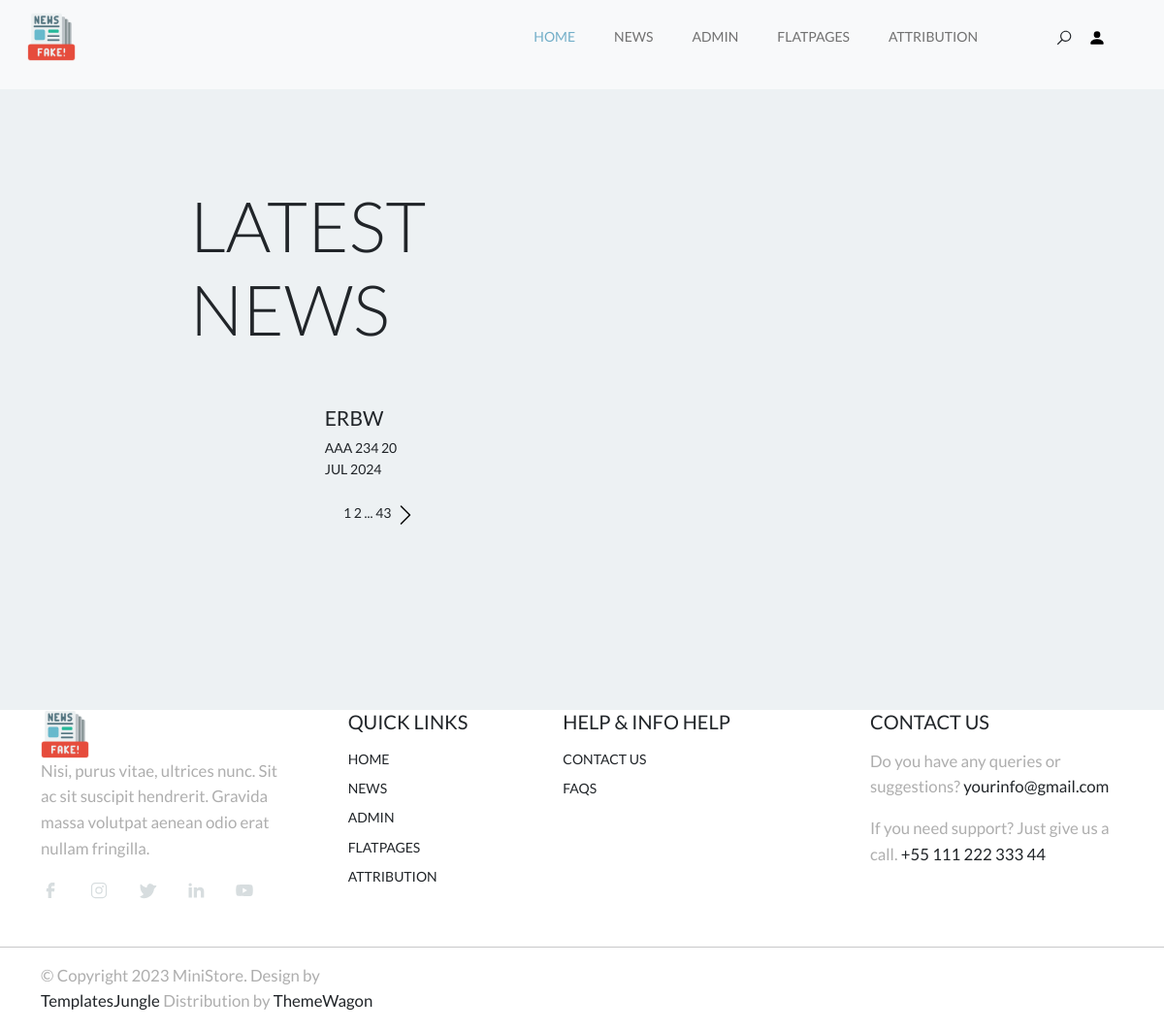
The page /news/ on the database as committed earlier.
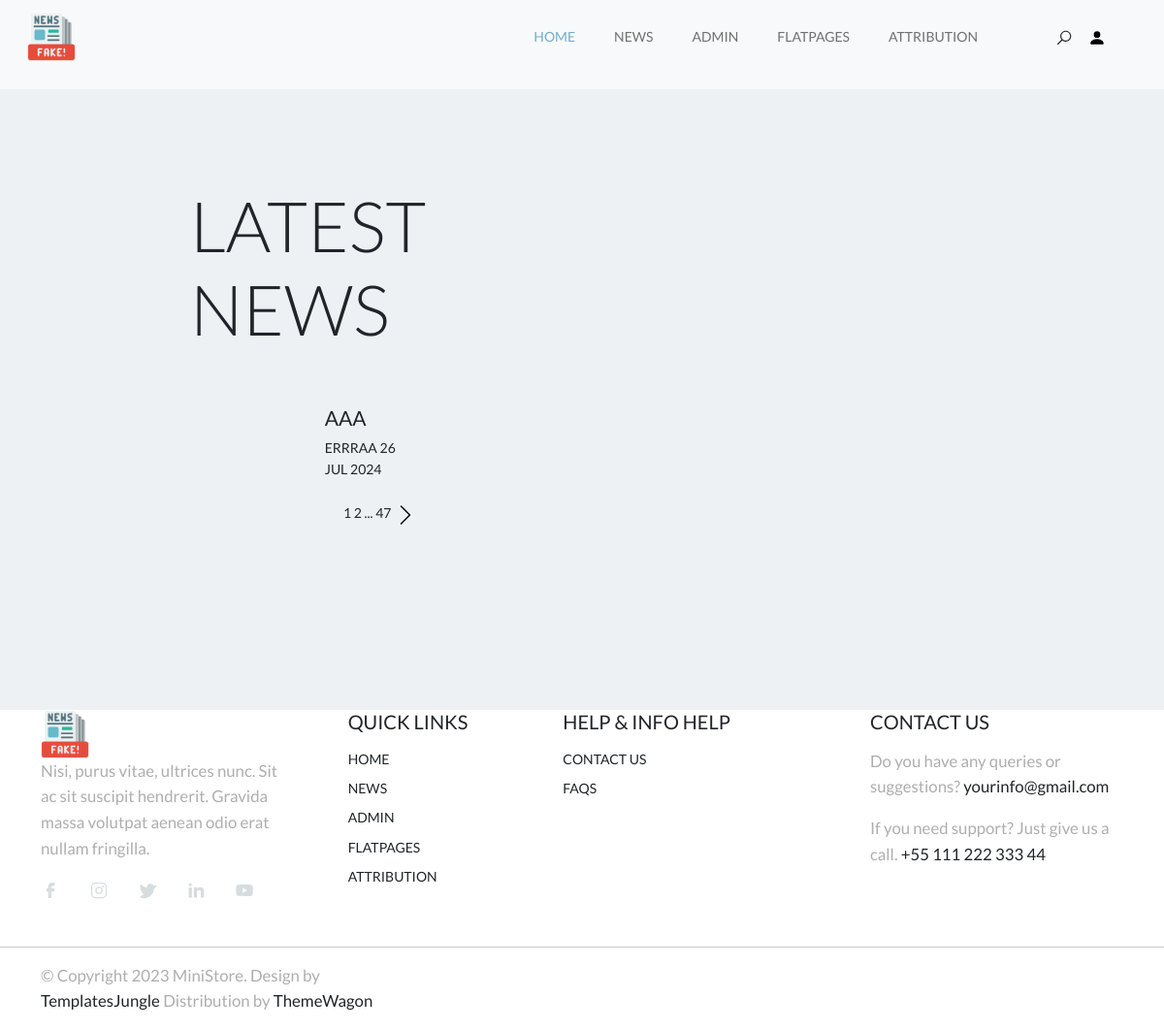
The same page on the database as committed later.
### news/models.py (models this page shows, shortened)
class Post(models.Model):
    article = "ar"
    news = "nw"
    PostTypes = [(article, "Article"), (news, "News")]
    publish_date = models.DateTimeField(auto_now_add=True)
    author = models.ForeignKey(Author, on_delete=models.CASCADE,related_name="authors")
    post_type = models.CharField(max_length=2, choices=PostTypes, default=news)
    category = models.ManyToManyField(Category, through="PostCategory")
    title = models.CharField(max_length=64)
    content = models.TextField()
    rating = models.FloatField(default=0.0)

### news/views.py (the view)
# urls.py: path('', PostList.as_view(), name='posts_all'),
class PostList(ListView):
    model = Post
    ordering = '-publish_date'
    template_name = 'posts_all.html'
    context_object_name = 'posts'
    paginate_by = 1

### templates/posts_all.html (shortened to what this page needs)
{% extends 'flatpages/default.html' %}
{% block content %}
    <h2 class="display-2 pb-5 text-uppercase text-dark">Latest News</h2>
{% if posts %}
    {% for post in posts %}
    <div class="row d-flex flex-wrap align-items-center justify-content-center">
        <div class="col-lg-4 col-sm-12">
            <h3 class="card-title text-uppercase text-dark"><a href="/news/{{post.pk}}">{{post.title}}</a></h3>
            <div >
                <ul class="navbar-nav text-uppercase justify-content-end align-items-center flex-grow-1 pe-3">
                    <li class="nav-item">
                        {{ post.content|truncatechars:20 }}
                        <span class="meta-date">{{ post.publish_date|date:'d M Y' }}</span>
                    </li>
                </ul>
            </div>
            <br/>
        </div>
    </div>
    {%endfor%}
    <div style="text-align:center">
           <span class="meta-date">{{ page_obj.number }}</span>
            {% if page_obj.has_next %}
                {% if paginator.num_pages != page_obj.next_page_number %}
                    <a href="?page={{ page_obj.next_page_number }}"><span class="meta-date">{{ page_obj.next_page_number }}</span></a>
                    ...
                {% endif %}
                <a href="?page={{ page_obj.paginator.num_pages }}"><span class="meta-date">{{ page_obj.paginator.num_pages }}</span></a>
                <a href="?page={{ page_obj.next_page_number }}"><svg class="chevron-right" style="width: 24px; height: 24px"><use xlink:href="#chevron-right"></use></svg></a>
            {% endif %}
        {% endif %}
        {% endblock content %}

Rows that differ between the two databases and show on the page:
no longer on this page (row unchanged): Post: title "ERBW", content "AAA 234", publish_date "20 JUL 2024"
added Post: title "AAA", content "ERRRAA", publish_date "26 JUL 2024"
Other text that changed with them:
{{ page_obj.paginator.num_pages }}: "43" → "47"
